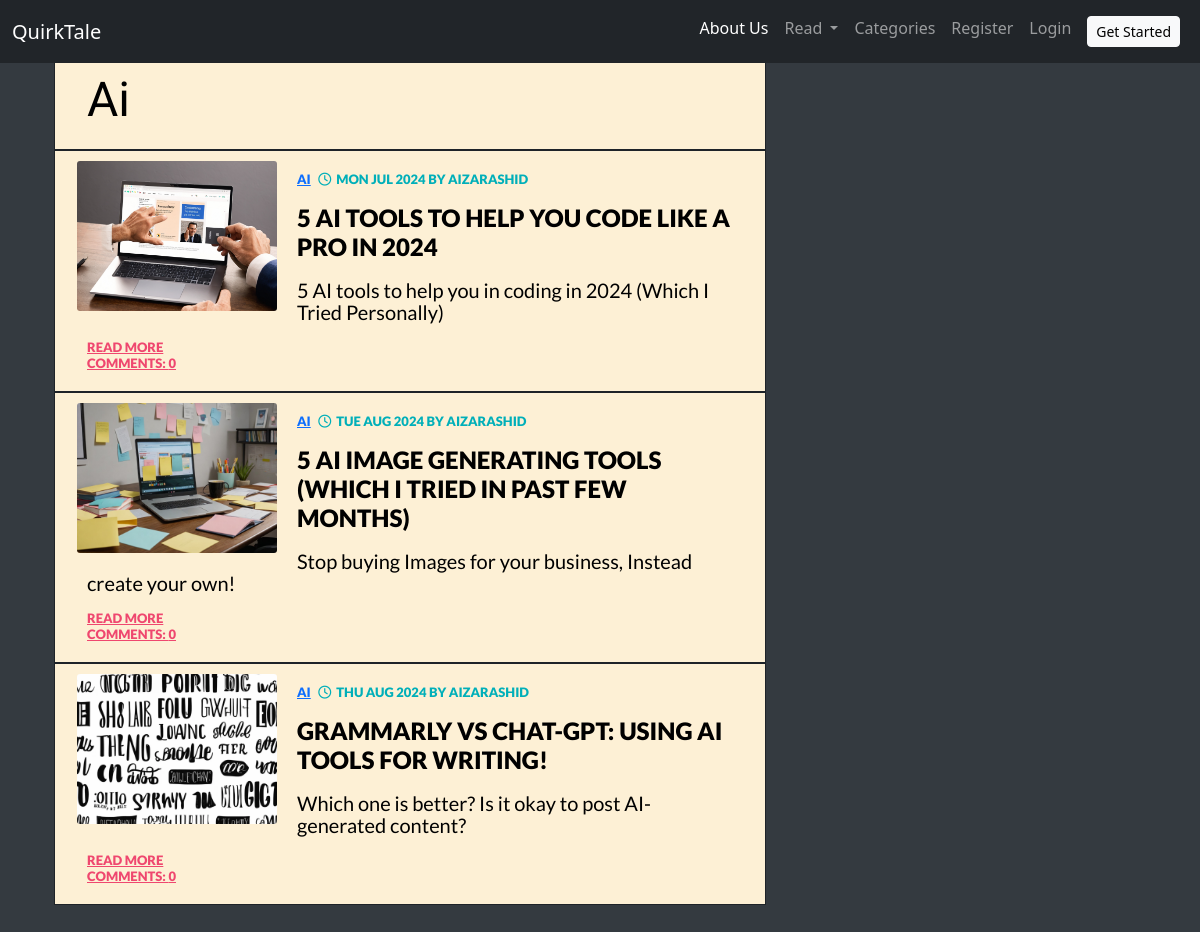
Page /category/AI/ on the earlier database version.
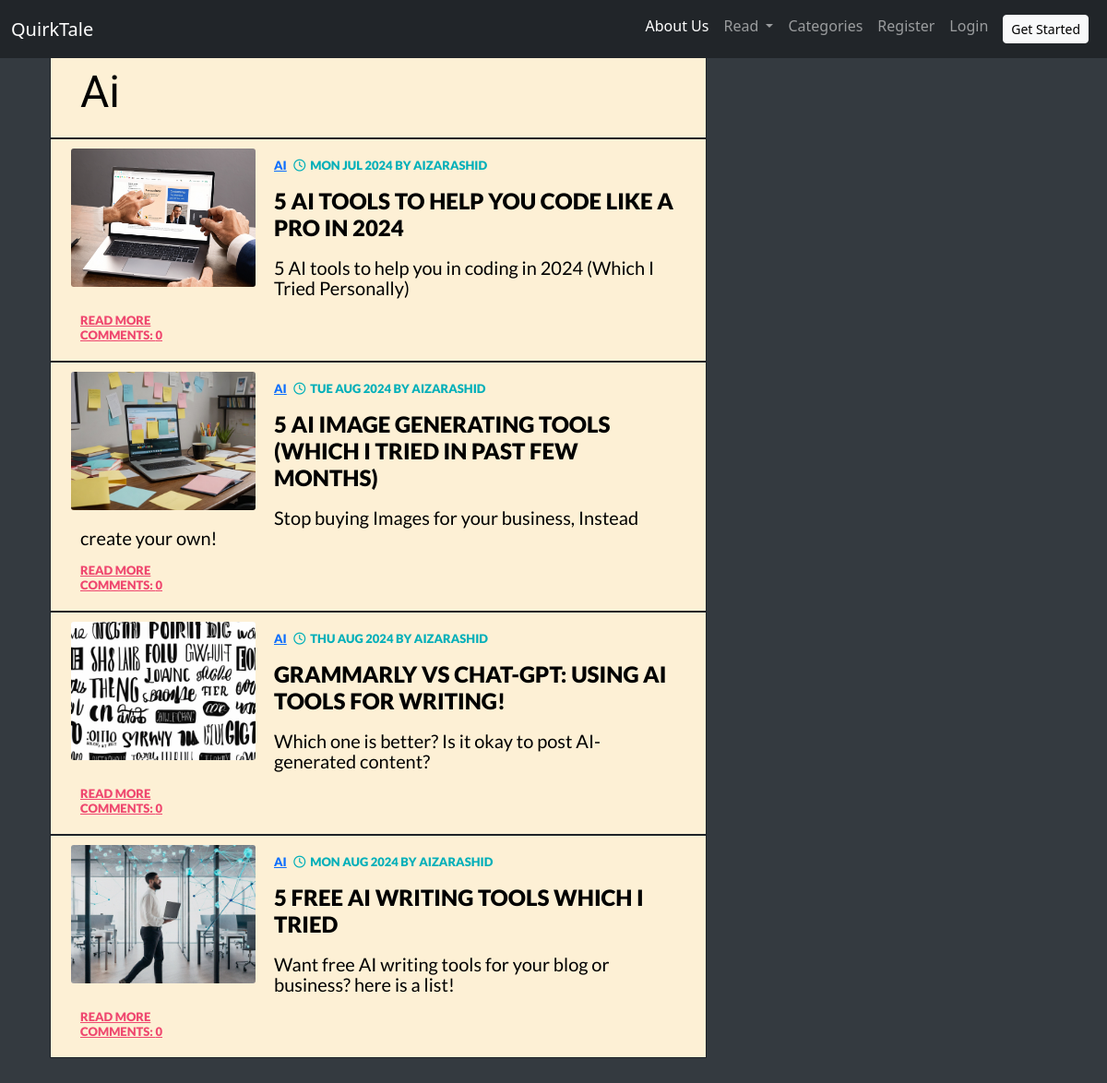
Same page on the later database version.
### blog/models.py (models this page shows, shortened)
class Post(models.Model):
    author = models.ForeignKey(User,on_delete=models.CASCADE)
    title = models.CharField(max_length=200)
    title_tag = models.CharField(max_length=255,default='title tag')
    header_image = models.ImageField(null=True,blank=True,upload_to="header_images/")
    alt_text = models.CharField(max_length=255,blank=True,null=True)
    text = RichTextField(blank=True,null=True)
    created_date = models.DateTimeField(default=timezone.now)
    published_date = models.DateTimeField(blank=True, null=True)
    category = models.CharField(max_length=200,default='coding')
    snippet = models.CharField(max_length=100,default="Click on the link below to read full article...",null=True,blank=True)
    likes = models.ManyToManyField(User,related_name='blog_posts')
    def approve_comments(self):
        return self.comments.filter(approved_comment=True)

### blog/views.py (the view)
# urls.py: path('category/<str:cats>/',CategoryView,name='category'),
def CategoryView(request, cats):
    category_posts = Post.objects.filter(category=cats.replace('-',''))
    return render(request,'blog/categories.html',{'cats':cats.title().replace('-',''),'category_posts':category_posts})

### blog/templates/blog/categories.html (shortened to what this page needs)
{% extends 'blog/base.html' %}
{% load static %}
{% block content %}
<div class="container">
  <div class="row">
    <div class="col-md-8">
<div class='container'>
   <div class="row">
      <div class="col-md-4">
         <div class="inner">
{% if category_posts %}
   <h1 class="posttitleloader">{{ cats }}</h1>
    </div>
      </div>
   </div>
</div>
   {% for post in category_posts %}
    <div class="container">
  <div class="row">
    <a class="post" href="{% url 'post_detail' pk=post.pk %}"><div class="col-md-4">
      {% if post.header_image %}
      <img class="image" src="{{ post.header_image.url }}">
      {% else %}
      <img class="image" src="{% static 'images/placeholder.png' %}">
      {% endif %}
      <div class="inner"><p class="category" ><a href="{% url 'category' post.category %}">{{post.category|slugify}}</a>
        <span class="date"><i class="fa fa-clock-o">
                </i>{{ post.published_date|date:"D M Y"}} by {{post.author}}</p>
        <h2>{{ post.title }}</h2>
        <p>{{ post.title_tag }}</p>
      <a class="read-more" class="btn btn-primary" href="{% url 'post_detail' pk=post.pk %}">Read More</a>
        <a  class="comment" href="{% url 'post_detail' pk=post.pk %}">Comments: {{ post.approve_comments.count }}</a>
       </div>
     </div>
  </div>
</div></a>
   {% endfor %}
{% endif %}
{% endblock %}

### blog/templates/blog/base.html (shortened to what this page needs)
<!doctype html>
{% load static %}
<html lang="en">
  <head>
</head>
<body>
    <link href="https://cdn.jsdelivr.net/npm/bootstrap@5.1.0/dist/css/bootstrap.min.css" rel="stylesheet">
    <link href="//maxcdn.bootstrapcdn.com/font-awesome/4.2.0/css/font-awesome.min.css" rel="stylesheet">
    <link rel="stylesheet" href="//cdn.jsdelivr.net/medium-editor/latest/css/medium-editor.min.css" type="text/css" media="screen" charset="utf-8">
    <link rel="stylesheet" href="{% static 'css/blog.css' %}">
    </head>
  <body>
    <nav class="navbar navbar-expand-lg navbar-dark bg-dark">
  <div class="container-fluid">
    <a class="navbar-brand" href="{% url 'post_list' %}">QuirkTale</a>
    <div class="collapse navbar-collapse" id="navbarSupportedContent">
      <ul class="navbar-nav me-auto mb-2 mb-lg-0">
        <li class="nav-item">
          <a class="nav-link active" aria-current="about" href="{% url 'about' %}">About Us</a>
        </li>
        <li class="nav-item dropdown">
            <a class="nav-link dropdown-toggle" href="#" id="navbarDropdown" role="button" data-bs-toggle="dropdown" aria-expanded="false">
              Read
            </a>
          </li>
      {% if cat_menu %}
          <li class="nav-item dropdown">
            <a class="nav-link dropdown-toggle" href="#" id="navbarDropdown" role="button" data-bs-toggle="dropdown" aria-expanded="false">
              Categories
            </a>
            <div class="dropdown-menu" aria-labelledby="navbarDropdown">
            {% if user.is_authenticated %}
               <a class="dropdown-item" href="{% url 'add_category' %}" style="text-transform:capitalize"><i class="fa-solid fa-plus"></i></a>
            {% endif %}
              {% for item in cat_menu %}
                <a class="dropdown-item" href="{% url 'category' item.name %}" style="text-transform:capitalize">{{ item }}</a>
              {% endfor %}
            </div>
          </li>
          {% else %}
          <li class="nav-item">
            <a class="nav-link" href="{% url 'category_list' %}">Categories</a>
          </li>
          {% endif %}
          {% if user.is_authenticated %}
              <li class="nav-item">
                  <a class="nav-link" href="{% url 'post_new' %}">Write</a>
              </li>
              <li class="nav-item">
                  <a class="nav-link" href="{% url 'post_draft_list' %}">Drafts</a>
              </li>
          {% else %}
              <li class="nav-item">
                  <a class="nav-link" href="{% url 'sign_up' %}">Register</a>
              </li>
              <li class="nav-item">
                  <a class="nav-link" href="{% url 'login_user' %}">Login</a>
              </li>
               <li class="nav-item">
                  <a class="nav-link" href="{% url 'login_user' %}"><button class="btn btn-light rounded btn-sm">Get Started</button></a>
              </li>
          {% endif %}
      </ul>
    </div>
  </div>
</nav>
          <div class="blog_posts">
            {% block content %}
            {% endblock %}
          </div>
  </body>
</html>

### blog/static/css/blog.css (style rules this page uses)
.rounded { border-radius:50px; }
p { font-size: 1.5em; }
.posttitleloader { color:black; font-family: 'Russo One', sans-serif; font-size: 3em; margin:0; }
body { padding:50px 0px 50px 0px; -webkit-font-smoothing: antialiased; background:#343a40; }
.fa { margin-right:5px; }
.navbar-collapse { flex-basis:0%; flex-grow: 0; }
.navbar { position: fixed; top:0; left: 0; right: 0; z-index: 1000; width: 100%; }
.nav-link { text-align: center; color:#fdf0d5; }
.nav-item { color:#fdf0d5 ; }
.image { float: left; width:50%; max-width:200px; height: 150px; background-size: cover; background-position: center center; margin:10px; border-radius: 3px; object-fit: cover; flex: 0 0 150px; margin-right: 20px; display:flex; }
h2 { font:900 24px Lato; text-transform:uppercase; margin-bottom:18px; color:black; }

Differences in the rows shown:
added Post: header_image (picture), category|slugify "AI", published_date "MON AUG 2024", author "AIZARASHID", title "5 FREE AI WRITING TOOLS WHICH I TRIED", title_tag "Want free AI writing tools for your blog or business? here is a list!", approve_comments.count "0"
